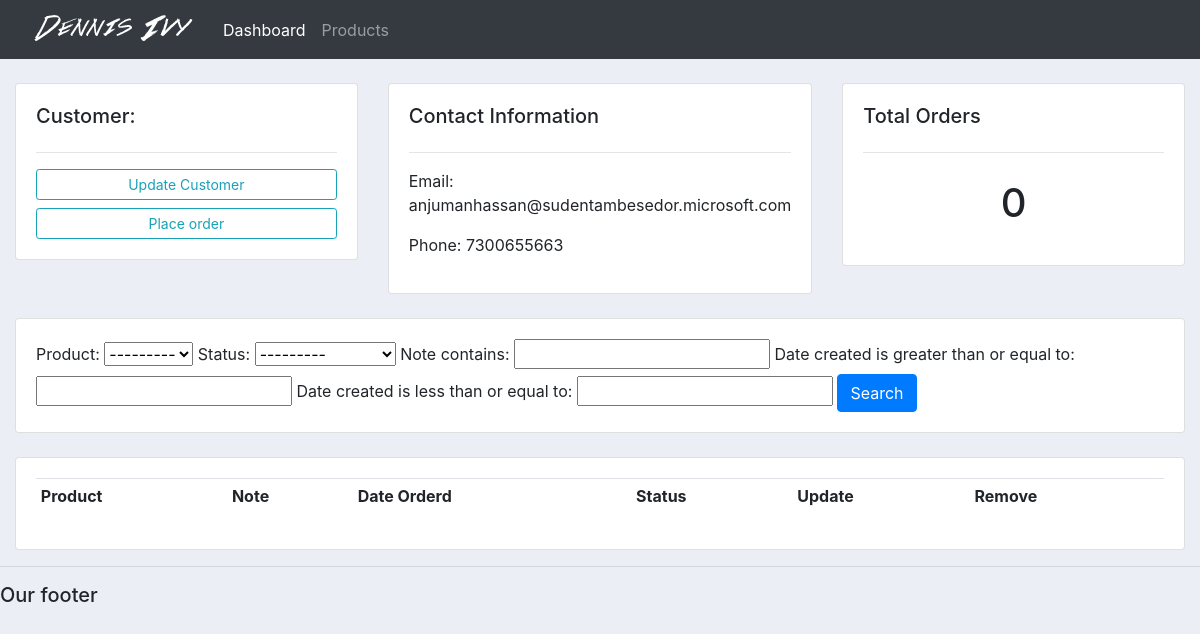
Screenshot of /customer/4 with the database file from the repository.
### accounts/models.py (models this page shows, shortened)
class Customer(models.Model):
    name = models.CharField(max_length=200, null=True)
    phone = models.CharField(max_length=200, null=True)
    email = models.CharField(max_length=200, null=True)
    date_created= models.DateTimeField(auto_now_add=True, null=True)

### accounts/views.py (the view)
# urls.py: path('customer/<str:pk_test>', views.customer, name='customer'),
def customer(request, pk_test):
	customer=Customer.objects.get(id=pk_test)
	orders= customer.order_set.all()
	order_count=orders.count()
	myFilter = Orderfilter(request.GET , queryset=orders )
	orders = myFilter.qs
	return render(request, 'accounts/customer.html' ,{
		"customer":customer,
		"orders" : orders,
		"order_count": order_count,
		'myFilter':myFilter
	})

### accounts/models.py (called while the page is built)
    def __str__(self) -> str:
        return self.name

### accounts/templates/accounts/customer.html (shortened to what this page needs)
{%  extends 'accounts/main.html' %}
{% block content %}
	<br>
<div class="row">
	<div class="col-md">
		<div class="card card-body">
			<h5>Customer:</h5>
			<hr>
			<a class="btn btn-outline-info  btn-sm btn-block" href="">Update Customer</a>
			<a class="btn btn-outline-info  btn-sm btn-block" href="{% url 'create_order' customer.id %}">Place order</a>
		</div>
	</div>
	<div class="col-md">
		<div class="card card-body">
			<h5>Contact Information</h5>
			<hr>
			<p>Email: {{ customer.email}} </p>
			<p>Phone: {{ customer.phone}} </p>
		</div>
	</div>
	<div class="col-md">
		<div class="card card-body">
			<h5>Total Orders</h5>
			<hr>
			<h1 style="text-align: center;padding: 10px">{{order_count}}</h1>
		</div>
	</div>
</div>
<br>
<div class="row">
	<div class="col">
		<div class="card card-body">
			<form method="get">
				{{ myFilter.form }}
		    <button class="btn btn-primary" type="submit">Search</button>
		  </form>
		</div>
	</div>
</div>
<br>
<div class="row">
	<div class="col-md">
		<div class="card card-body">
			<table class="table table-sm">
				<tr>
					<th>Product</th>
					<th>Note</th>
					<th>Date Orderd</th>
					<th>Status</th>
					<th>Update</th>
					<th>Remove</th>
				</tr>
			</table>
		</div>
	</div>
</div>
{% endblock %}

### static/css/main.css (style rules this page uses)
body { background-color: #ebeff5; }

### rows the page displays
Customer: email "anjumanhassan@sudentambesedor.microsoft.com", phone "7300655663"

### other values shown
{{ order_count }} "0"
